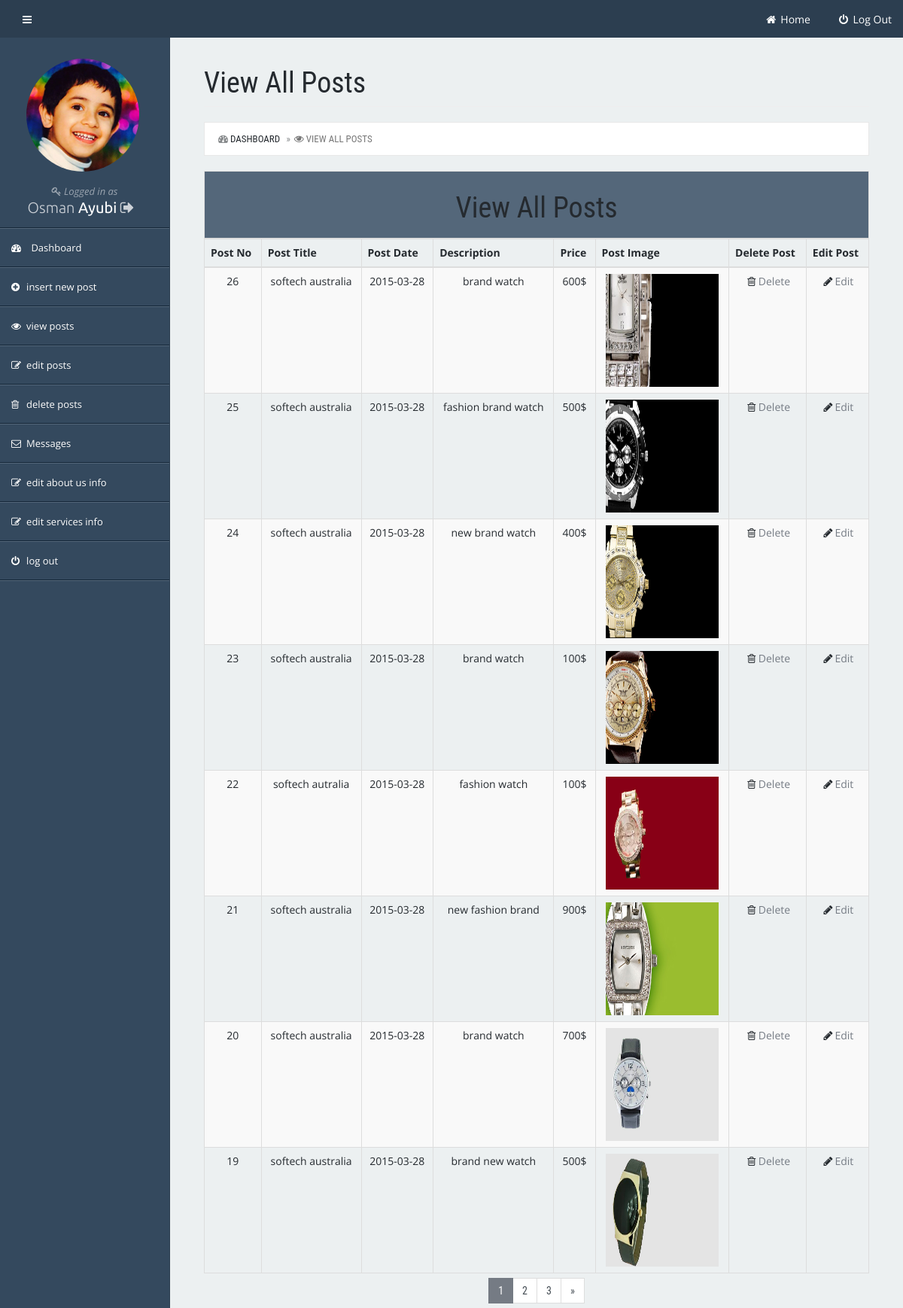
Page /viewposts.php (signed in) on the committed database.
### tables this page shows
CREATE TABLE IF NOT EXISTS `about_us` (
  `post_id` int(5) NOT NULL AUTO_INCREMENT,
  `post_title` text NOT NULL,
  `post_desc` text NOT NULL,
  PRIMARY KEY (`post_id`)
);

CREATE TABLE IF NOT EXISTS `ads` (
  `post_id` int(50) NOT NULL AUTO_INCREMENT,
  `post_title` varchar(50) NOT NULL,
  `post_date` date NOT NULL,
  `post_desc` text NOT NULL,
  `post_price` varchar(50) NOT NULL,
  `post_image` text NOT NULL,
  PRIMARY KEY (`post_id`)
);

### viewposts.php (the view, shortened to what this page needs)
<!DOCTYPE html>
<html lang="en">
<head>
    <link href="css/plugins/pace/pace.css" rel="stylesheet">
    <link href="css/plugins/bootstrap/css/bootstrap.min.css" rel="stylesheet">
    <link href="font-awesome/css/font-awesome.min.css" rel="stylesheet">
    <link href="css/plugins/messenger/messenger.css" rel="stylesheet">
    <link href="css/plugins/messenger/messenger-theme-flat.css" rel="stylesheet">
    <link href="css/plugins/daterangepicker/daterangepicker-bs3.css" rel="stylesheet">
    <link href="css/plugins/morris/morris.css" rel="stylesheet">
    <link href="css/plugins/jvectormap/jquery-jvectormap-1.2.2.css" rel="stylesheet">
    <link href="css/plugins/datatables/datatables.css" rel="stylesheet">
    <link href="css/style.css" rel="stylesheet">
     <link href="css/style1.css" rel="stylesheet">
          <link href="css/style2.css" rel="stylesheet">
    <link href="css/plugins.css" rel="stylesheet">
    <link href="css/demo.css" rel="stylesheet">
</head>
<body>
    <div id="wrapper">
        <nav class="navbar-top" >
           <div class="nav-top">
                <ul class="nav navbar-left">
                    <li class="tooltip-sidebar-toggle">
                        <a href="#" id="sidebar-toggle" data-toggle="tooltip" data-placement="right" title="Sidebar Toggle">
                            <i class="fa fa-bars"></i>
                        </a>
                    </li>
                </ul>
                <ul class="nav navbar-right">
                    <li><a href="index.php" ><i class="fa fa-fw fa-home"></i> Home
								</a></li>
								  <li><a href="admin.php" ><i class="fa fa-fw fa-power-off"></i> Log
								Out</a></li>
                                       </ul>
            </div>
        </nav>
       <nav class="navbar-side" >
			<div class="navbar-collapse sidebar-collapse collapse">
				<ul id="side" class="nav navbar-nav side-nav">
					<li class="side-user hidden-xs">
       <br><br>    <br><br> <img class="img-circle img-logout" src="img/osman1.jpg" alt="">
						<p class="welcome">
							<i class="fa fa-key"></i> Logged in as
						</p>
						<p class="name tooltip-sidebar-logout">
							Osman <span class="last-name">Ayubi</span> <a
								style="color: inherit" class="logout_open" href="#logout"
								data-toggle="tooltip" data-placement="top" title="Logout"><i
								class="fa fa-sign-out"></i> </a>
						</p>
					</li>
					<li><a href="dashboard.php"> <i class="fa fa-dashboard"></i> Dashboard
					</a>
					</li>
					<li><a href="insert.php"><i class="fa fa-fw fa-plus-circle"></i>
					 insert new post</a></li>
					<li><a href="viewposts.php"><i class="fa fa-fw fa-eye"></i> view
							posts</a></li>
					<li><a href="editposts.php"><i class="fa fa-fw fa-edit"></i> edit
							posts</a></li>
					<li><a href="deletposts.php"><i class="fa fa-fw fa-trash-o"></i>
							delete posts</a></li>
					<li><a href="message.php"><i class="fa fa-fw  fa-envelope-o"></i>
							Messages</a></li>
							<?php
							$query="select* from about_us";
							$run=mysql_query($query);
							while($row=mysql_fetch_array($run)){
								$post_id=$row['post_id'];
								?>
					<li><a href="editabout.php?edit=<?php echo $post_id; ?>"><i
							class="fa fa-fw fa-edit"></i> edit about us info</a></li>
					<li><a href="editservices.php?edit=<?php echo $post_id; ?>"><i
							class="fa fa-fw fa-edit"></i> edit services info</a></li>
							<?php }?>
					<li><a href="admin.php"><i class="fa fa-fw  fa-power-off"></i> log
							out</a></li>
				</ul>
			</div>
		</nav>
		<div id="page-wrapper">
			<div class="container-fluid">
				<div class="row">
					<div class="col-lg-12">
						<h1 class="page-header">
							View All Posts
						</h1>
						<ol class="breadcrumb">
							<li><i class="fa fa-dashboard"></i> <a href="dashboard.php">Dashboard</a>
							</li>
							<li class="active"><i class="fa fa-eye"></i> view all posts</li>
						</ol>
					</div>
				</div>
				<div class="row">
					<div class="col-lg-12">
						<div class="table-responsive">
							<table
								class="table table-striped table-bordered table-hover "
								id="map-table-example">
								<thead>
								<tr>
										<td colspan="8" align="center" bgcolor="#54677a"><h1>View All
												Posts</h1></td>
									</tr>
									<tr>
										<th>Post No</th>
										<th>Post Title</th>
										<th>Post Date</th>
										<th>Description</th>
										<th>Price</th>
										<th>Post Image</th>
										<th>Delete Post</th>
										<th>Edit Post</th>
									</tr>
								</thead>
								<tbody>
								<?php
		$sql=mysql_query("SELECT COUNT(post_id) FROM ads");
$row=mysql_fetch_array($sql);
$rows=$row[0];
$pages_rows=8;
$last=ceil($rows/$pages_rows);
$pagenum=1;
$limit='LIMIT '.($pagenum-1)*$pages_rows.','.$pages_rows;
$sql="SELECT * FROM ads order by post_id desc $limit";
$query=mysql_query($sql);
$pagination='';
if ($last!=1){
	$pagination.="<li class='active'><a>".$pagenum."</a></li>";
	for ($i=$pagenum+1;$i<=$last;$i++){
		$pagination.="<li><a href='viewposts.php?pn=".$i."'>".$i."</a></li>";
	}
	if($pagenum!=$last){
		$next=$pagenum+1;
		$pagination.="<li><a href='viewposts.php?pn=".$next."'>&raquo;</a></li>";
	}
}
		while($row=mysql_fetch_array($query)){
			$post_id= $row['post_id'];
			$post_title=$row['post_title'];
			$post_date=$row['post_date'];
			$post_desc=$row['post_desc'];
			$post_price=$row['post_price'];
			$post_image=$row['post_image'];
			?>
									<tr align="center">
										<td><?php echo $post_id;   ?></td>
										<td><?php echo $post_title;   ?></td>
										<td><?php echo $post_date;   ?></td>
										<td><?php echo $post_desc;   ?></td>
										<td><?php echo $post_price;   ?></td>
										<td><img src="img/<?php echo $post_image; ?>" width="150" height="150"></td>
										<td><i class="fa fa-fw fa-trash-o"></i><a
											href="delete.php?del=<?php echo $post_id; ?>">Delete</a></td>
										<td><i class="fa fa-fw fa-pencil"></i><a
											href="edit.php?edit=<?php echo $post_id; ?>">Edit</a></td>
									</tr>
								<?php }  ?>
								</tbody>
							</table>
							<div class="text-center col-md-12">
				<ul class="pagination"><?php
				echo $pagination;
				?></ul></div>
							<br>
						</div>
					</div>
				</div>
			</div>
		</div>
	</div>
</body>
</html>

### css/style.css (style rules this page uses)
body { font-family: "Open Sans","Helvetica Neue",Helvetica,Arial,sans-serif; }
h1, h2, h3, h4, h5, h6 { font-family: "Ubuntu","Helvetica Neue",Helvetica,Arial,sans-serif; font-weight: 400; }
a, a:hover, a:active, a:focus { color: #34495e; }
@media (min-width:768px) { body { background: #34495e; } }
#wrapper { width: 100%; }
#page-wrapper { padding: 0 15px; border: none; background-color: #ecf0f1; }
@media (min-width:768px) { #page-wrapper { margin: 50px 0 0 225px; padding: 0 30px; min-height: 1300px; border-left: 1px solid #2c3e50; } }
.navbar-top { margin-left: 0; background-color: #2c3e50; }
.navbar-top .navbar-left { display: none; }
.navbar-top .nav-top { margin-left: 15px; }
.navbar-top>.nav-top>.nav>li { display: inline-block; float: left; }
.navbar-top>.nav-top>ul.navbar-right>li { margin-right: 5px; }
.navbar-top>.nav-top>ul.navbar-right>li:last-child { margin-right: 0; }
.navbar-top>.nav-top>.nav>li>a { height: 50px; padding-top: 15px; color: #fff; }
@media (min-width:768px) { .navbar-top { z-index: 1030; position: absolute; top: 0; right: 0; left: 0; max-height: 50px; border-radius: 0; } }
@media (min-width:768px) { .navbar-top .navbar-left { display: inherit; } }
@media (min-width:768px) { .navbar-top #sidebar-toggle { display: inline-block; } }
@media (min-width:768px) { .navbar-top .nav-top { margin-right: 15px; text-align: inherit; } }
.navbar-side .navbar-collapse { max-height: none; border: none; }
.navbar-side li.side-user { display: block; width: 100%; padding: 15px; border-top: none !important; border-bottom: 1px solid #142638; text-align: center; }
.navbar-side .side-user img { display: block; margin-bottom: 15px; margin-left: 20px; }
.navbar-side .side-user .welcome { margin: 0; font-style: italic; color: #9aa4af; }
.navbar-side .side-user .welcome .fa { padding-right: 0; }
.navbar-side .side-user .name { margin: 0; font-family: "Ubuntu","Helvetica Neue",Helvetica,Arial,sans-serif; font-size: 20px; font-weight: 300; color: #ccd1d7; }
.navbar-side .side-user .name .last-name { font-weight: 400; color: #fff; }
.navbar-side ul.side-nav { margin-top: 0; margin-bottom: 0; border-bottom: 1px solid #54677a; font-size: 13px; background-color: #34495e; }
.navbar-side .navbar-nav>li>a, .navbar-side .navbar-nav>li>a:focus, .navbar-side .navbar-nav>li>a:hover, .navbar-side .navbar-nav>li>a:active { text-shadow: 1px 1px 1px rgba(0,0,0,0.1); outline: none; color: #fff; background-color: #34495e; }
.navbar-side .side-nav li, .navbar-side .side-nav li.panel { border-top: 1px solid #54677a; border-bottom: 1px solid #142638; }
.navbar-side .side-nav li.panel i.fa, .navbar-side .side-nav li i.fa { padding-right: 10px; }
@media (min-width:768px) { .navbar-side { z-index: 1020; position: absolute; top: 50px; width: 100%; border-radius: 0; } }
@media (min-width:768px) { .navbar-side .side-nav { position: absolute; left: 0; width: 225px; border: none; border-radius: 0; overflow-y: auto; } }
@media (min-width:768px) { .navbar-side ul.side-nav { background-color: transparent; } }
@media (min-width:768px) { .navbar-side .side-nav > li > a { width: 225px; } }
.img-logout { margin-top: -75px; }
.input-group-sm>.form-control, .input-group-sm>.input-group-addon, .input-group-sm>.input-group-btn>.btn, .input-group-lg>.form-control, .input-group-lg>.input-group-addon, .input-group-lg>.input-group-btn>.btn, .list-group-item:first-child, .list-group-item:last-child, .modal-flex, .btn-square, .squared, .form-control, .input-group-addon, .input-group-btn .btn, .dropdown-menu, .panel-group .panel, .panel-group .panel-heading, .breadcrumb, .nav-tabs > li > a { border-radius: 0; }
a.list-group-item.active, a.list-group-item.active:hover, a.list-group-item.active:focus, .nav-pills>li.active>a, .nav-pills>li.active>a:hover, .nav-pills>li.active>a:focus, .pagination>.active>a, .pagination>.active>span, .pagination>.active>a:hover, .pagination>.active>span:hover, .pagination>.active>a:focus, .pagination>.active>span:focus { border-color: #34495e; background-color: #34495e; }

### rows in the picture
ads: post_id "26", post_title "softech australia", post_date "2015-03-28", post_desc "brand watch", post_price "600$", post_image (picture)
ads: post_id "25", post_title "softech australia", post_date "2015-03-28", post_desc "fashion brand watch", post_price "500$", post_image (picture)
ads: post_id "24", post_title "softech australia", post_date "2015-03-28", post_desc "new brand watch", post_price "400$", post_image (picture)
ads: post_id "23", post_title "softech australia", post_date "2015-03-28", post_desc "brand watch", post_price "100$", post_image (picture)
ads: post_id "22", post_title "softech autralia", post_date "2015-03-28", post_desc "fashion watch", post_price "100$", post_image (picture)
ads: post_id "21", post_title "softech australia", post_date "2015-03-28", post_desc "new fashion brand", post_price "900$", post_image (picture)
ads: post_id "20", post_title "softech australia", post_date "2015-03-28", post_desc "brand watch", post_price "700$", post_image (picture)
ads: post_id "19", post_title "softech australia", post_date "2015-03-28", post_desc "brand new watch", post_price "500$", post_image (picture)

### other values in the picture
$pagenum "1"
